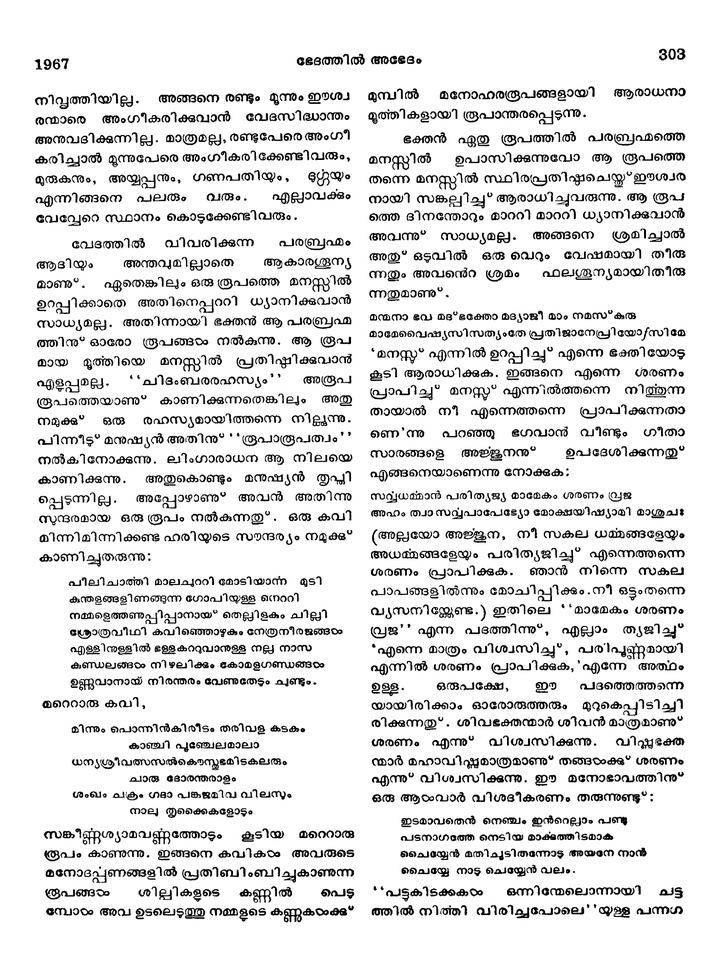
#> input picture 0303.jpg, 724 x 975 px, shrunk from 2969 x 4000 before the run
$ python Segment3_CCLable.py   (Python 2 division)
#> lines starting #> are read from the running program, lines starting #| are printed output that depends on the picture; after the words box and inside, x2 and y2 are one past the last pixel; in counts of white or black regions, pixels touching at a corner belong together
# Import the cv2 library
import cv2
import numpy as np
# Read the image you want connected components of
img = cv2.imread('0303.jpg',0)
#> img is the input picture: shape (975, 724); min 0, max 255, mean 226.1

binimg=cv2.medianBlur(img,5)
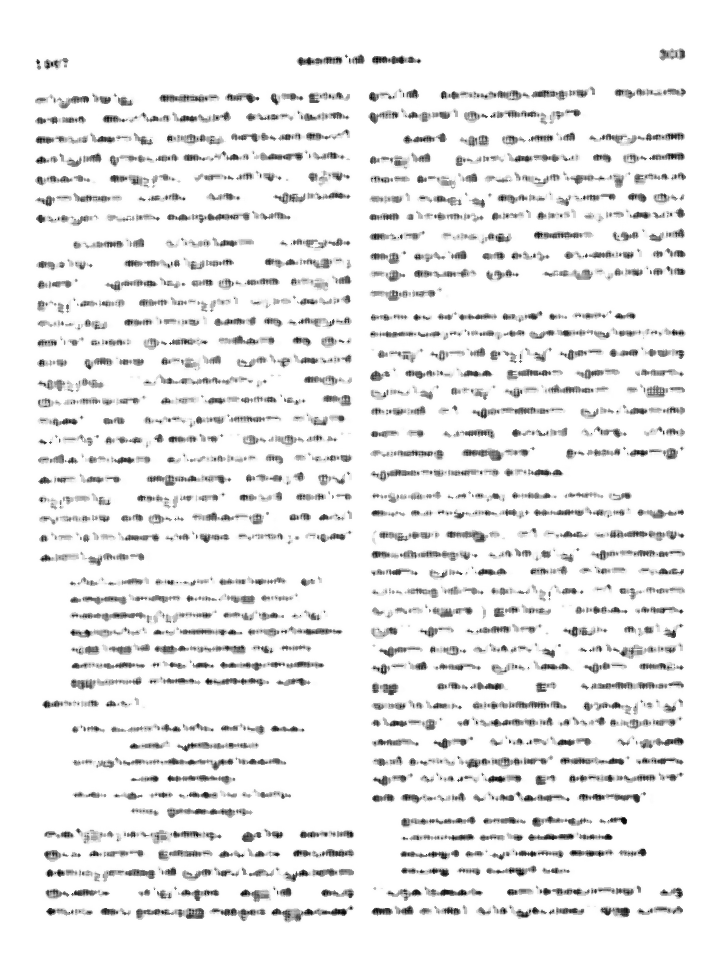
#> binimg: shape (975, 724); min 2, max 255, mean 237.4
invimg=cv2.bitwise_not(img)
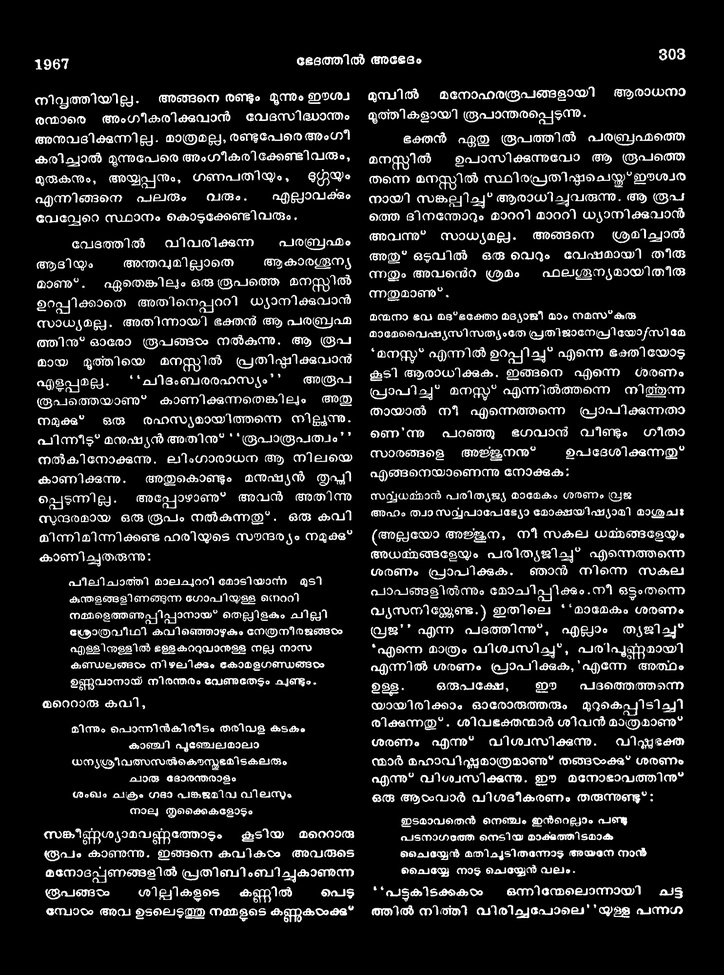
#> invimg: shape (975, 724); min 0, max 255, mean 28.9
kernel = np.ones((3,10),np.uint8)*255
dilation=cv2.dilate(invimg,kernel,iterations=2)
orgimg=cv2.bitwise_not(dilation)
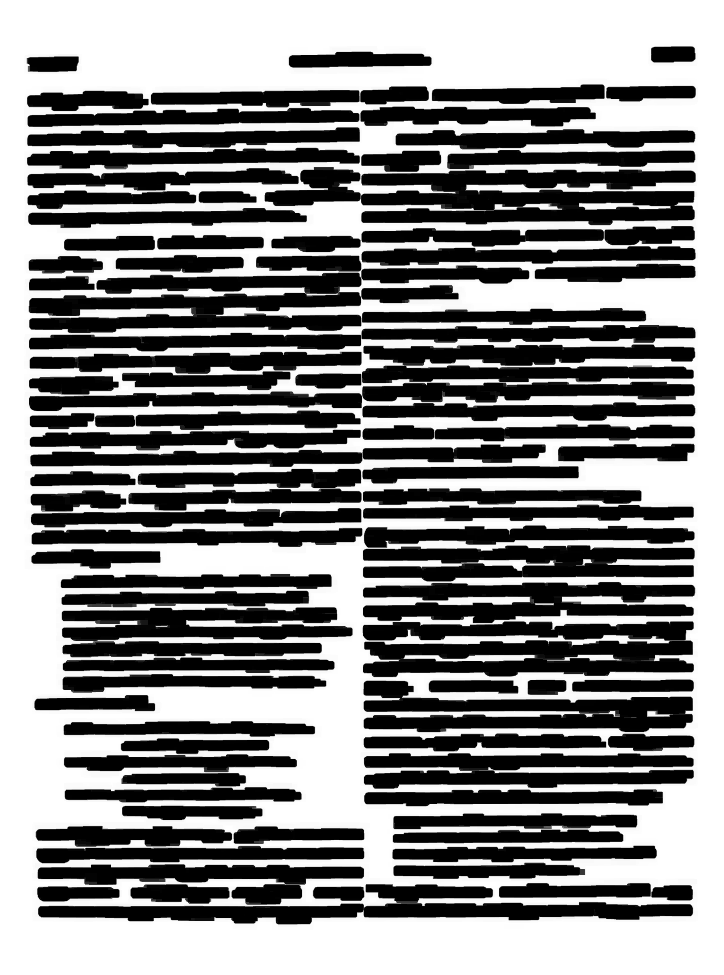
#> orgimg: shape (975, 724); min 0, max 255, mean 134
# Threshold it so it becomes binary
ret, thresh = cv2.threshold(dilation,0,255,cv2.THRESH_BINARY+cv2.THRESH_OTSU)
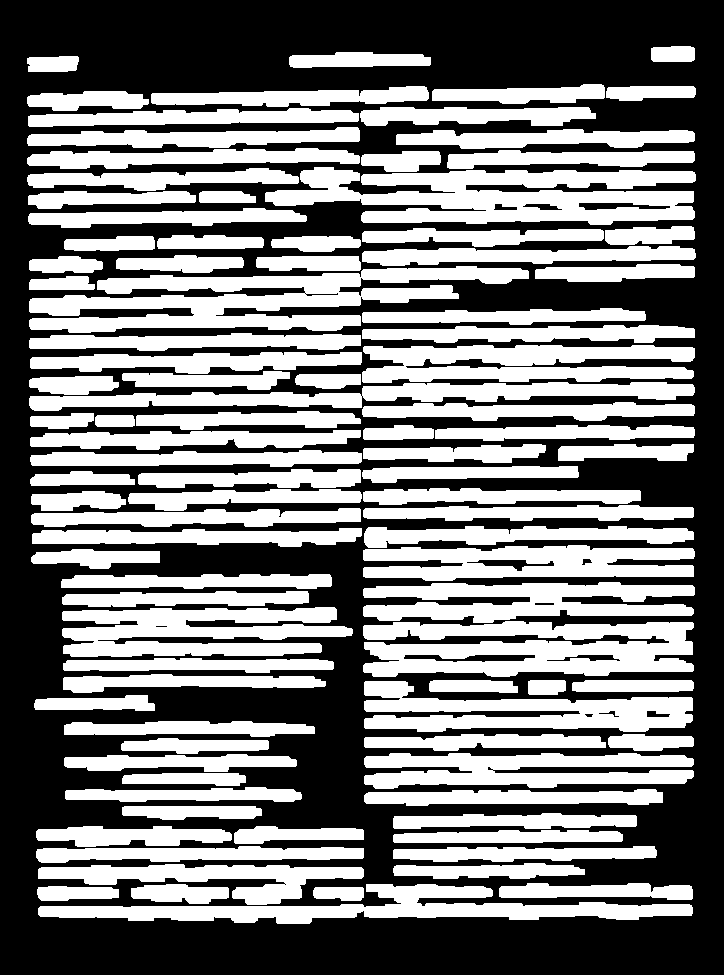
#> thresh: shape (975, 724); 47.3% white; 97 white regions, largest, box (x1, y1, x2, y2) and area: (29, 266, 529, 333) 16080, (265, 167, 696, 225) 16009, (363, 621, 694, 677) 13686
#> ret = 127
# You need to choose 4 or 8 for connectivity type
connectivity = 4
# Perform the operation
output = cv2.connectedComponentsWithStats(thresh, connectivity)
# Get the results
# The first cell is the number of labels
num_labels = output[0]
#> num_labels = 98
# The second cell is the label matrix
labels = output[1]
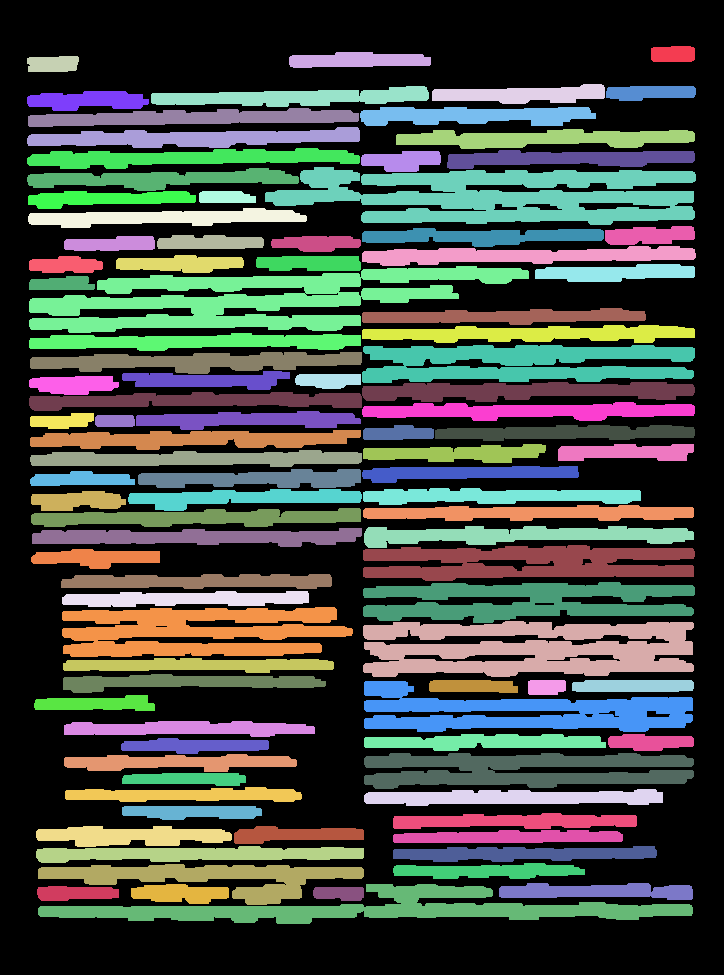
#> labels: shape (975, 724) int32; 98 distinct labels, from 0 to 97; one colour per label, 0 black
# The third cell is the stat matrix
stats = output[2]
#> stats = 98 rows, first 6: [0, 0, 724, 975, 371848], [651, 46, 44, 16, 670], [289, 52, 142, 16, 1807], [27, 56, 52, 16, 759], [432, 84, 173, 20, 2336], [151, 86, 278, 21, 3679]
# The fourth cell is the centroid matrix
centroids = output[3]
#> centroids = 98 pairs, first value 52.49 to 672.7, second value 53.72 to 908.3

cv2.imwrite('crop.jpg',dilation)
cv2.imwrite('cropnot.jpg',orgimg)
cv2.imwrite('croplabels.jpg',labels)
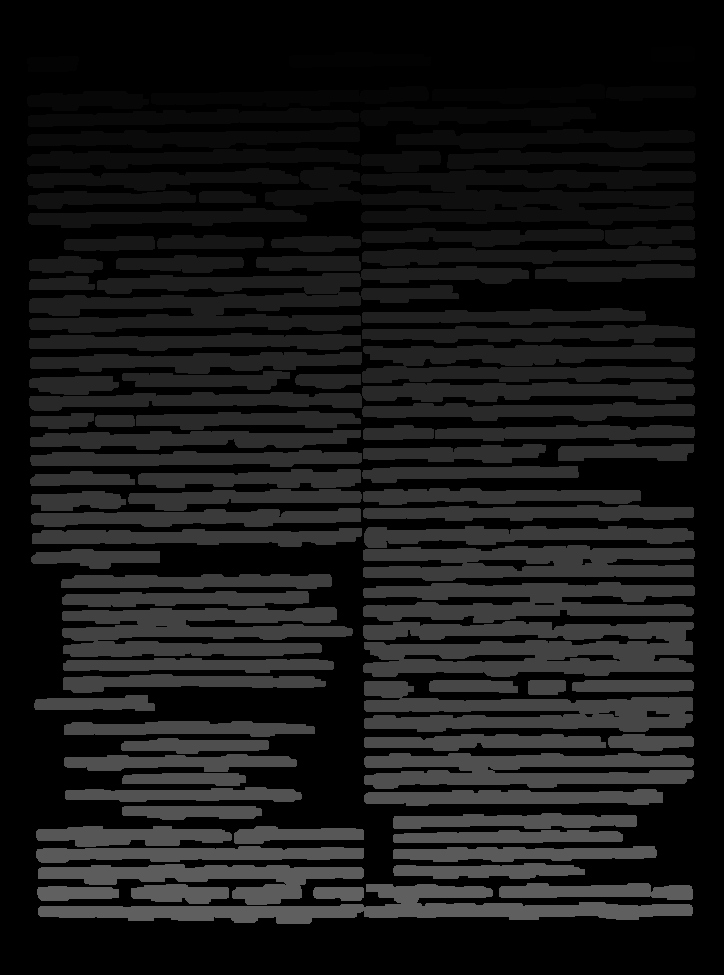
#> saved as croplabels.jpg: shape (975, 724); min 0, max 97, mean 23.7
print num_labels
#| 98

for i in range(len(stats)):
    y=stats[i][0]
    w=stats[i][2]
    x=stats[i][1]
    h=stats[i][3]
    crop=img[x:x+h,y:y+w]
    cv2.imwrite("out/"+str(i)+'.jpg', crop)
#> this loop made 98 passes
#> (y, w, x, h) on passes 1 to 12: (0, 724, 0, 975), (651, 44, 46, 16), (289, 142, 52, 16), (27, 52, 56, 16), (432, 173, 84, 20), (151, 278, 86, 21), (606, 90, 86, 15), (27, 122, 91, 20), (360, 236, 107, 19), (28, 331, 108, 19), (27, 333, 127, 21), (396, 299, 129, 20)
    #cv2.imshow("d",crop)
    #cv2.waitKey(0)
